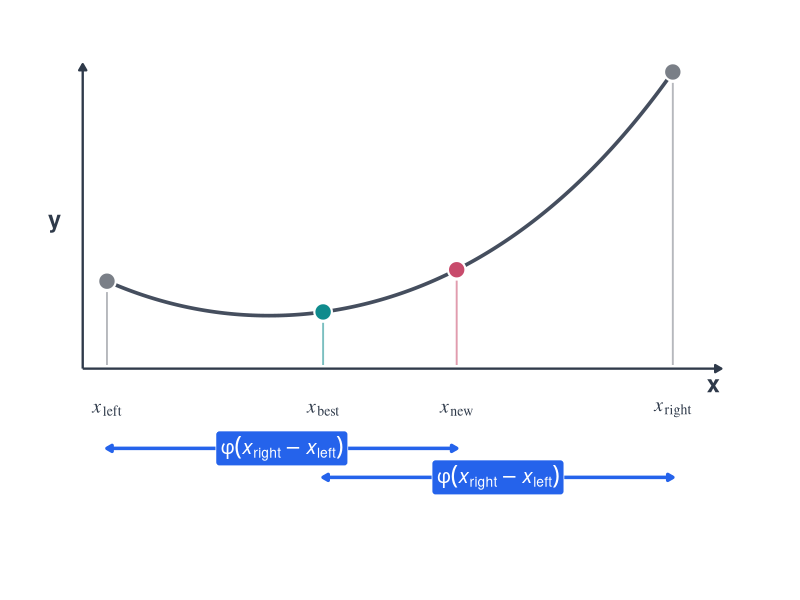

The R script that drew this image:
# Used in: slides/03-univopt/01-golden.tex
#
# Placement of x_best and x_new according to the golden section rule,
# overlaid on the objective function from the simple nesting procedure.

set.seed(1L)

library(data.table)
library(ggplot2)
library(grid)

phi = (sqrt(5) - 1) / 2

objective = function(x) {
  0.22 + 0.85 * (x - 0.48)^2 + 0.18 * (x - 0.48)^4 + 0.05 * (x - 0.48)
}

palette = list(
  paper = "#FFFFFF",
  ink = "#2F3A4A",
  curve = "#454E5E",
  boundary = "#7A7F87",
  best = "#0F8B8D",
  new = "#C84B6C",
  blue = "#2563EB"
)

x_left = 0.05
x_right = 1.45
a = x_right - x_left
x_best = x_left + (1 - phi) * a
x_new = x_left + phi * a

x_limits = c(-0.05, 1.60)
y_limits = c(-0.50, 1.32)
axis_y = 0
label_y = -0.17

curve_data = data.table(x = seq(x_left, x_right, length.out = 600L))
curve_data[, y := objective(x)]

key_xs = c(x_left, x_best, x_new, x_right)
key_colors = c(palette$boundary, palette$best, palette$new, palette$boundary)
key_labels = c("italic(x)[left]", "italic(x)[best]", "italic(x)[new]", "italic(x)[right]")
key_ys = objective(key_xs)

points_df = data.table(
  x = key_xs,
  y = key_ys,
  fill = key_colors,
  label = key_labels,
  stem_y = pmax(key_ys - 0.045, axis_y + 0.045)
)

y_b1 = -0.33
y_b2 = -0.45

p = ggplot(curve_data, aes(x = x, y = y)) +
  coord_cartesian(xlim = x_limits, ylim = y_limits, clip = "off") +
  theme_void(base_size = 22) +
  theme(
    plot.background = element_rect(fill = palette$paper, colour = NA),
    panel.background = element_rect(fill = palette$paper, colour = NA),
    plot.margin = margin(20, 24, 64, 24)
  ) +
  annotate(
    "segment",
    x = -0.01,
    xend = x_limits[2] - 0.03,
    y = axis_y,
    yend = axis_y,
    colour = palette$ink,
    linewidth = 0.8,
    arrow = arrow(length = unit(0.18, "cm"), type = "closed")
  ) +
  annotate(
    "segment",
    x = -0.01,
    xend = -0.01,
    y = axis_y,
    yend = y_limits[2] - 0.06,
    colour = palette$ink,
    linewidth = 0.8,
    arrow = arrow(length = unit(0.18, "cm"), type = "closed")
  ) +
  annotate(
    "text",
    x = x_limits[2] - 0.05,
    y = -0.06,
    label = "x",
    colour = palette$ink,
    fontface = "bold",
    size = 6
  ) +
  annotate(
    "text",
    x = -0.08,
    y = 0.62,
    label = "y",
    colour = palette$ink,
    fontface = "bold",
    size = 6
  ) +
  geom_line(colour = palette$curve, linewidth = 1.25, lineend = "round") +
  geom_segment(
    data = points_df,
    aes(x = x, xend = x, y = axis_y + 0.015, yend = stem_y, colour = fill),
    inherit.aes = FALSE,
    linewidth = 0.65,
    alpha = 0.55,
    show.legend = FALSE
  ) +
  geom_point(
    data = points_df,
    aes(x = x, y = y, fill = fill),
    inherit.aes = FALSE,
    shape = 21,
    size = 5.2,
    stroke = 1.1,
    colour = "white",
    show.legend = FALSE
  ) +
  geom_text(
    data = points_df,
    aes(x = x, y = label_y, label = label),
    inherit.aes = FALSE,
    parse = TRUE,
    size = 5.0,
    colour = palette$ink,
    family = "serif"
  ) +
  scale_fill_identity() +
  scale_colour_identity() +
  # b = phi * a: x_left to x_new
  annotate(
    "segment",
    x = x_left,
    xend = x_new,
    y = y_b1,
    yend = y_b1,
    colour = palette$blue,
    linewidth = 1.2,
    arrow = arrow(length = unit(0.15, "cm"), ends = "both", type = "closed")
  ) +
  annotate(
    "label",
    x = (x_left + x_new) / 2,
    y = y_b1,
    label = "phi * (italic(x)[right] - italic(x)[left])",
    parse = TRUE,
    fill = palette$blue,
    colour = "white",
    fontface = "bold",
    size = 5.0,
    label.padding = unit(0.20, "lines"),
    label.r = unit(0.15, "lines")
  ) +
  # b = phi * a: x_best to x_right
  annotate(
    "segment",
    x = x_best,
    xend = x_right,
    y = y_b2,
    yend = y_b2,
    colour = palette$blue,
    linewidth = 1.2,
    arrow = arrow(length = unit(0.15, "cm"), ends = "both", type = "closed")
  ) +
  annotate(
    "label",
    x = (x_best + x_right) / 2,
    y = y_b2,
    label = "phi * (italic(x)[right] - italic(x)[left])",
    parse = TRUE,
    fill = palette$blue,
    colour = "white",
    fontface = "bold",
    size = 5.0,
    label.padding = unit(0.20, "lines"),
    label.r = unit(0.15, "lines")
  )

dir.create("../figure", recursive = TRUE, showWarnings = FALSE)

ggsave(
  filename = "../figure/golden-section-placement.png",
  plot = p,
  width = 9.6,
  height = 5.8,
  dpi = 150,
  bg = palette$paper
)
